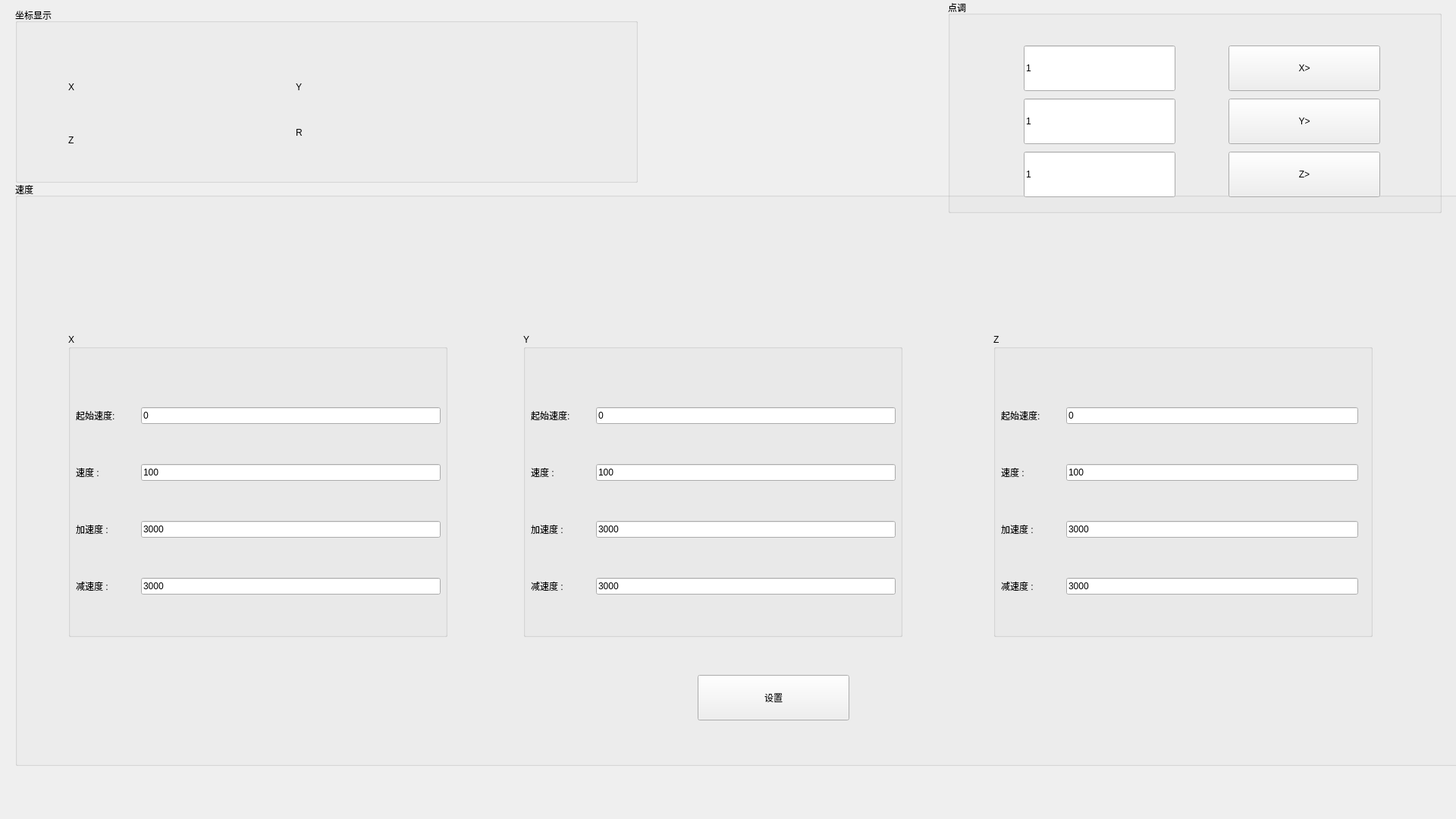
    <widget class="QWidget" name="tabMotion">
     <property name="sizePolicy">
      <sizepolicy hsizetype="Expanding" vsizetype="Expanding">
       <horstretch>0</horstretch>
       <verstretch>0</verstretch>
      </sizepolicy>
     </property>
     <property name="minimumSize">
      <size>
       <width>1920</width>
       <height>1080</height>
      </size>
     </property>
     <property name="maximumSize">
      <size>
       <width>1920</width>
       <height>1080</height>
      </size>
     </property>
     <attribute name="title">
      <string>运动</string>
     </attribute>
     <widget class="QGroupBox" name="groupBox_s">
      <property name="geometry">
       <rect>
        <x>20</x>
        <y>240</y>
        <width>1910</width>
        <height>770</height>
       </rect>
      </property>
      <property name="minimumSize">
       <size>
        <width>1910</width>
        <height>770</height>
       </size>
      </property>
      <property name="maximumSize">
       <size>
        <width>1910</width>
        <height>770</height>
       </size>
      </property>
      <property name="title">
       <string>速度</string>
      </property>
      <widget class="QPushButton" name="btnSpeedSet">
       <property name="geometry">
        <rect>
         <x>900</x>
         <y>650</y>
         <width>200</width>
         <height>60</height>
        </rect>
       </property>
       <property name="minimumSize">
        <size>
         <width>200</width>
         <height>60</height>
        </size>
       </property>
       <property name="maximumSize">
        <size>
         <width>200</width>
         <height>60</height>
        </size>
       </property>
       <property name="text">
        <string>设置</string>
       </property>
      </widget>
      <widget class="QGroupBox" name="groupBox_7">
       <property name="geometry">
        <rect>
         <x>70</x>
         <y>200</y>
         <width>500</width>
         <height>400</height>
        </rect>
       </property>
       <property name="minimumSize">
        <size>
         <width>500</width>
         <height>400</height>
        </size>
       </property>
       <property name="title">
        <string>X</string>
       </property>
       <widget class="QWidget" name="layoutWidget_2">
        <property name="geometry">
         <rect>
          <x>10</x>
          <y>50</y>
          <width>481</width>
          <height>341</height>
         </rect>
        </property>
        <layout class="QGridLayout" name="gridLayout_2">
         <item row="0" column="0">
          <widget class="QLabel" name="label_29">
           <property name="minimumSize">
            <size>
             <width>80</width>
             <height>0</height>
            </size>
           </property>
           <property name="maximumSize">
            <size>
             <width>80</width>
             <height>16777215</height>
            </size>
           </property>
           <property name="text">
            <string>起始速度:</string>
           </property>
          </widget>
         </item>
         <item row="0" column="1">
          <widget class="QLineEdit" name="xInitSpeed">
           <property name="text">
            <string>0</string>
           </property>
          </widget>
         </item>
         <item row="1" column="0">
          <widget class="QLabel" name="lxSpeed">
           <property name="minimumSize">
            <size>
             <width>80</width>
             <height>0</height>
            </size>
           </property>
           <property name="maximumSize">
            <size>
             <width>80</width>
             <height>16777215</height>
            </size>
           </property>
           <property name="text">
            <string>速度 :</string>
           </property>
          </widget>
         </item>
         <item row="1" column="1">
          <widget class="QLineEdit" name="xSpeed">
           <property name="text">
            <string>100</string>
           </property>
          </widget>
         </item>
         <item row="2" column="0">
          <widget class="QLabel" name="lxAcc">
           <property name="minimumSize">
            <size>
             <width>80</width>
             <height>0</height>
            </size>
           </property>
           <property name="maximumSize">
            <size>
             <width>80</width>
             <height>16777215</height>
            </size>
           </property>
           <property name="text">
            <string>加速度 :</string>
           </property>
          </widget>
         </item>
         <item row="2" column="1">
          <widget class="QLineEdit" name="xAcc">
           <property name="text">
            <string>3000</string>
           </property>
          </widget>
         </item>
         <item row="3" column="0">
          <widget class="QLabel" name="label_27">
           <property name="minimumSize">
            <size>
             <width>80</width>
             <height>0</height>
            </size>
           </property>
           <property name="maximumSize">
            <size>
             <width>80</width>
             <height>16777215</height>
            </size>
           </property>
           <property name="text">
            <string>减速度 :</string>
           </property>
          </widget>
         </item>
         <item row="3" column="1">
          <widget class="QLineEdit" name="xDec">
           <property name="text">
            <string>3000</string>
           </property>
          </widget>
         </item>
        </layout>
       </widget>
      </widget>
      <widget class="QGroupBox" name="groupBox_8">
       <property name="geometry">
        <rect>
         <x>670</x>
         <y>200</y>
         <width>500</width>
         <height>400</height>
        </rect>
       </property>
       <property name="minimumSize">
        <size>
         <width>500</width>
         <height>400</height>
        </size>
       </property>
       <property name="maximumSize">
        <size>
         <width>500</width>
         <height>400</height>
        </size>
       </property>
       <property name="title">
        <string>Y</string>
       </property>
       <widget class="QWidget" name="layoutWidget_3">
        <property name="geometry">
         <rect>
          <x>10</x>
          <y>50</y>
          <width>481</width>
          <height>341</height>
         </rect>
        </property>
        <layout class="QGridLayout" name="gridLayout_3">
         <item row="0" column="0">
          <widget class="QLabel" name="label_30">
           <property name="minimumSize">
            <size>
             <width>80</width>
             <height>0</height>
            </size>
           </property>
           <property name="maximumSize">
            <size>
             <width>80</width>
             <height>16777215</height>
            </size>
           </property>
           <property name="text">
            <string>起始速度:</string>
           </property>
          </widget>
         </item>
         <item row="0" column="1">
          <widget class="QLineEdit" name="yInitSpeed">
           <property name="text">
            <string>0</string>
           </property>
          </widget>
         </item>
         <item row="1" column="0">
          <widget class="QLabel" name="lxSpeed_2">
           <property name="minimumSize">
            <size>
             <width>80</width>
             <height>0</height>
            </size>
           </property>
           <property name="maximumSize">
            <size>
             <width>80</width>
             <height>16777215</height>
            </size>
           </property>
           <property name="text">
            <string>速度 :</string>
           </property>
          </widget>
         </item>
         <item row="1" column="1">
          <widget class="QLineEdit" name="ySpeed">
           <property name="text">
            <string>100</string>
           </property>
          </widget>
         </item>
         <item row="2" column="0">
          <widget class="QLabel" name="lxAcc_2">
           <property name="minimumSize">
            <size>
             <width>80</width>
             <height>0</height>
            </size>
           </property>
           <property name="maximumSize">
            <size>
             <width>80</width>
             <height>16777215</height>
            </size>
           </property>
           <property name="text">
            <string>加速度 :</string>
           </property>
          </widget>
         </item>
         <item row="2" column="1">
          <widget class="QLineEdit" name="yAcc">
           <property name="text">
            <string>3000</string>
           </property>
          </widget>
         </item>
         <item row="3" column="0">
          <widget class="QLabel" name="label_28">
           <property name="minimumSize">
            <size>
             <width>80</width>
             <height>0</height>
            </size>
           </property>
           <property name="maximumSize">
            <size>
             <width>80</width>
             <height>16777215</height>
            </size>
           </property>
           <property name="text">
            <string>减速度 :</string>
           </property>
          </widget>
         </item>
         <item row="3" column="1">
          <widget class="QLineEdit" name="yDec">
           <property name="text">
            <string>3000</string>
           </property>
          </widget>
         </item>
        </layout>
       </widget>
      </widget>
      <widget class="QGroupBox" name="groupBox_9">
       <property name="geometry">
        <rect>
         <x>1290</x>
         <y>200</y>
         <width>500</width>
         <height>400</height>
        </rect>
       </property>
       <property name="minimumSize">
        <size>
         <width>500</width>
         <height>400</height>
        </size>
       </property>
       <property name="maximumSize">
        <size>
         <width>500</width>
         <height>400</height>
        </size>
       </property>
       <property name="title">
        <string>Z</string>
       </property>
       <widget class="QWidget" name="layoutWidget_4">
        <property name="geometry">
         <rect>
          <x>10</x>
          <y>50</y>
          <width>471</width>
          <height>341</height>
         </rect>
        </property>
        <layout class="QGridLayout" name="gridLayout_4">
         <item row="0" column="0">
          <widget class="QLabel" name="label_31">
           <property name="minimumSize">
            <size>
             <width>80</width>
             <height>0</height>
            </size>
           </property>
           <property name="maximumSize">
            <size>
             <width>80</width>
             <height>16777215</height>
            </size>
           </property>
           <property name="text">
            <string>起始速度:</string>
           </property>
          </widget>
         </item>
         <item row="0" column="1">
          <widget class="QLineEdit" name="zInitSpeed">
           <property name="text">
            <string>0</string>
           </property>
          </widget>
         </item>
         <item row="1" column="0">
          <widget class="QLabel" name="lxSpeed_3">
           <property name="minimumSize">
            <size>
             <width>80</width>
             <height>0</height>
            </size>
           </property>
           <property name="maximumSize">
            <size>
             <width>80</width>
             <height>16777215</height>
            </size>
           </property>
           <property name="text">
            <string>速度 :</string>
           </property>
          </widget>
         </item>
         <item row="1" column="1">
          <widget class="QLineEdit" name="zSpeed">
           <property name="text">
            <string>100</string>
           </property>
          </widget>
         </item>
         <item row="2" column="0">
          <widget class="QLabel" name="lxAcc_3">
           <property name="minimumSize">
            <size>
             <width>80</width>
             <height>0</height>
            </size>
           </property>
           <property name="maximumSize">
            <size>
             <width>80</width>
             <height>16777215</height>
            </size>
           </property>
           <property name="text">
            <string>加速度 :</string>
           </property>
          </widget>
         </item>
         <item row="2" column="1">
          <widget class="QLineEdit" name="zAcc">
           <property name="text">
            <string>3000</string>
           </property>
          </widget>
         </item>
         <item row="3" column="0">
          <widget class="QLabel" name="label_32">
           <property name="minimumSize">
            <size>
             <width>80</width>
             <height>0</height>
            </size>
           </property>
           <property name="maximumSize">
            <size>
             <width>80</width>
             <height>16777215</height>
            </size>
           </property>
           <property name="text">
            <string>减速度 :</string>
           </property>
          </widget>
         </item>
         <item row="3" column="1">
          <widget class="QLineEdit" name="zDec">
           <property name="text">
            <string>3000</string>
           </property>
          </widget>
         </item>
        </layout>
       </widget>
      </widget>
     </widget>
     <widget class="QGroupBox" name="groupBox_10">
      <property name="geometry">
       <rect>
        <x>1250</x>
        <y>0</y>
        <width>651</width>
        <height>281</height>
       </rect>
      </property>
      <property name="title">
       <string>点调</string>
      </property>
      <widget class="QLineEdit" name="xgo">
       <property name="geometry">
        <rect>
         <x>100</x>
         <y>60</y>
         <width>200</width>
         <height>60</height>
        </rect>
       </property>
       <property name="minimumSize">
        <size>
         <width>200</width>
         <height>60</height>
        </size>
       </property>
       <property name="maximumSize">
        <size>
         <width>200</width>
         <height>60</height>
        </size>
       </property>
       <property name="text">
        <string>1</string>
       </property>
      </widget>
      <widget class="QPushButton" name="btnYGo">
       <property name="geometry">
        <rect>
         <x>370</x>
         <y>130</y>
         <width>200</width>
         <height>60</height>
        </rect>
       </property>
       <property name="minimumSize">
        <size>
         <width>200</width>
         <height>60</height>
        </size>
       </property>
       <property name="maximumSize">
        <size>
         <width>200</width>
         <height>60</height>
        </size>
       </property>
       <property name="text">
        <string>Y&gt;</string>
       </property>
      </widget>
      <widget class="QLineEdit" name="ygo">
       <property name="geometry">
        <rect>
         <x>100</x>
         <y>130</y>
         <width>200</width>
         <height>60</height>
        </rect>
       </property>
       <property name="minimumSize">
        <size>
         <width>200</width>
         <height>60</height>
        </size>
       </property>
       <property name="maximumSize">
        <size>
         <width>200</width>
         <height>60</height>
        </size>
       </property>
       <property name="text">
        <string>1</string>
       </property>
      </widget>
      <widget class="QLineEdit" name="zgo">
       <property name="geometry">
        <rect>
         <x>100</x>
         <y>200</y>
         <width>200</width>
         <height>60</height>
        </rect>
       </property>
       <property name="minimumSize">
        <size>
         <width>200</width>
         <height>60</height>
        </size>
       </property>
       <property name="maximumSize">
        <size>
         <width>200</width>
         <height>60</height>
        </size>
       </property>
       <property name="text">
        <string>1</string>
       </property>
      </widget>
      <widget class="QPushButton" name="btnZGo">
       <property name="geometry">
        <rect>
         <x>370</x>
         <y>200</y>
         <width>200</width>
         <height>60</height>
        </rect>
       </property>
       <property name="minimumSize">
        <size>
         <width>200</width>
         <height>60</height>
        </size>
       </property>
       <property name="maximumSize">
        <size>
         <width>200</width>
         <height>60</height>
        </size>
       </property>
       <property name="text">
        <string>Z&gt;</string>
       </property>
      </widget>
      <widget class="QPushButton" name="btnXGo">
       <property name="geometry">
        <rect>
         <x>370</x>
         <y>60</y>
         <width>200</width>
         <height>60</height>
        </rect>
       </property>
       <property name="minimumSize">
        <size>
         <width>200</width>
         <height>60</height>
        </size>
       </property>
       <property name="maximumSize">
        <size>
         <width>200</width>
         <height>60</height>
        </size>
       </property>
       <property name="text">
        <string>X&gt;</string>
       </property>
      </widget>
     </widget>
     <widget class="QGroupBox" name="groupBox_12">
      <property name="geometry">
       <rect>
        <x>20</x>
        <y>10</y>
        <width>821</width>
        <height>231</height>
       </rect>
      </property>
      <property name="title">
       <string>坐标显示</string>
      </property>
      <widget class="QLabel" name="label_x">
       <property name="geometry">
        <rect>
         <x>70</x>
         <y>90</y>
         <width>250</width>
         <height>30</height>
        </rect>
       </property>
       <property name="minimumSize">
        <size>
         <width>250</width>
         <height>30</height>
        </size>
       </property>
       <property name="maximumSize">
        <size>
         <width>120</width>
         <height>16777215</height>
        </size>
       </property>
       <property name="text">
        <string>X</string>
       </property>
      </widget>
      <widget class="QLabel" name="label_z">
       <property name="geometry">
        <rect>
         <x>70</x>
         <y>160</y>
         <width>250</width>
         <height>30</height>
        </rect>
       </property>
       <property name="minimumSize">
        <size>
         <width>250</width>
         <height>30</height>
        </size>
       </property>
       <property name="maximumSize">
        <size>
         <width>120</width>
         <height>16777215</height>
        </size>
       </property>
       <property name="text">
        <string>Z</string>
       </property>
      </widget>
      <widget class="QLabel" name="label_y">
       <property name="geometry">
        <rect>
         <x>370</x>
         <y>90</y>
         <width>250</width>
         <height>30</height>
        </rect>
       </property>
       <property name="minimumSize">
        <size>
         <width>250</width>
         <height>30</height>
        </size>
       </property>
       <property name="maximumSize">
        <size>
         <width>120</width>
         <height>16777215</height>
        </size>
       </property>
       <property name="text">
        <string>Y</string>
       </property>
      </widget>
      <widget class="QLabel" name="label_r">
       <property name="geometry">
        <rect>
         <x>370</x>
         <y>150</y>
         <width>250</width>
         <height>30</height>
        </rect>
       </property>
       <property name="minimumSize">
        <size>
         <width>250</width>
         <height>30</height>
        </size>
       </property>
       <property name="maximumSize">
        <size>
         <width>120</width>
         <height>16777215</height>
        </size>
       </property>
       <property name="text">
        <string>R</string>
       </property>
      </widget>
     </widget>
    </widget>
